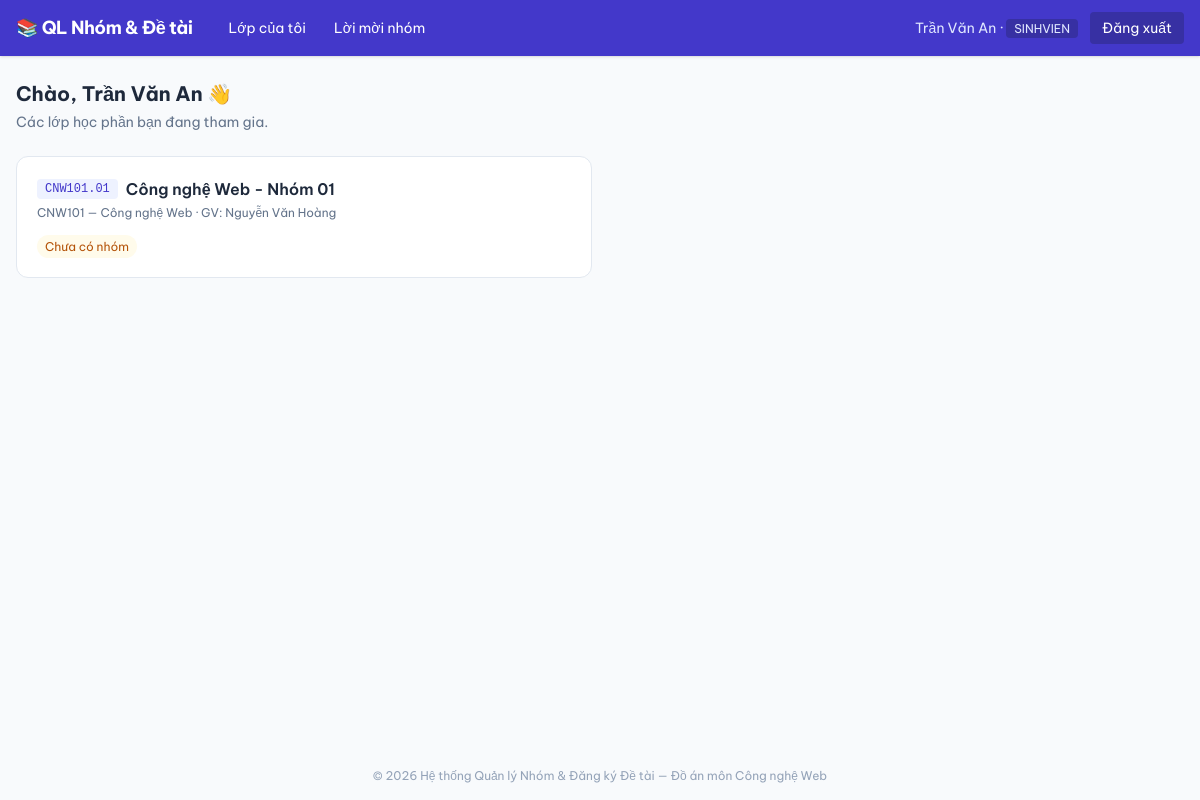
The app's page /sinhvien/dashboard.php (signed in) with its own data.
### tables this page shows
CREATE TABLE lop_hocphan (
    id INT AUTO_INCREMENT PRIMARY KEY,
    ma_lop VARCHAR(30) NOT NULL UNIQUE,
    ten_lop VARCHAR(150) NOT NULL,
    hocphan_id INT NOT NULL,
    giangvien_id INT DEFAULT NULL,
    hoc_ky VARCHAR(20) DEFAULT NULL COMMENT 'VD: HK1 2025-2026',
    si_so_nhom_toi_thieu INT NOT NULL DEFAULT 2,
    si_so_nhom_toi_da INT NOT NULL DEFAULT 5,
    han_dang_ky_nhom DATETIME DEFAULT NULL,
    created_at DATETIME DEFAULT CURRENT_TIMESTAMP,
    FOREIGN KEY (hocphan_id) REFERENCES hocphan(id) ON DELETE CASCADE,
    FOREIGN KEY (giangvien_id) REFERENCES users(id) ON DELETE SET NULL
);

CREATE TABLE hocphan (
    id INT AUTO_INCREMENT PRIMARY KEY,
    ma_hp VARCHAR(20) NOT NULL UNIQUE,
    ten_hp VARCHAR(200) NOT NULL,
    so_tin_chi INT DEFAULT 3
);

CREATE TABLE users (
    id INT AUTO_INCREMENT PRIMARY KEY,
    username VARCHAR(50) NOT NULL UNIQUE,
    password VARCHAR(255) NOT NULL,
    ho_ten VARCHAR(150) NOT NULL,
    email VARCHAR(150),
    mssv_mgv VARCHAR(50) COMMENT 'Mã số sinh viên hoặc mã giảng viên',
    role ENUM('admin','giangvien','sinhvien') NOT NULL,
    trang_thai ENUM('active','locked') NOT NULL DEFAULT 'active',
    created_at DATETIME DEFAULT CURRENT_TIMESTAMP
);

### includes/functions.php (called while the page is built, shortened)
<?php
function e(?string $str): string
{
    return htmlspecialchars($str ?? '', ENT_QUOTES, 'UTF-8');
}

### config/database.php (called while the page is built, shortened)
<?php
$DB_HOST = 'localhost';
$DB_NAME = 'qlnhom_detai';
$DB_USER = 'root';
$DB_PASS = '';
try {
    $mysqli = new mysqli($DB_HOST, $DB_USER, $DB_PASS, $DB_NAME);
    $mysqli->set_charset('utf8mb4');
} catch (mysqli_sql_exception $e) {
    die('Lỗi kết nối CSDL: ' . htmlspecialchars($e->getMessage()) .
        '<br>Hãy kiểm tra XAMPP (Apache + MySQL) đã bật, đã import file database/schema.sql, và PHP đang dùng là bản >= 8.1.');
}
function db_stmt(string $sql, array $params = []): mysqli_stmt
{
    global $mysqli;
    $stmt = $mysqli->prepare($sql);
    $stmt->execute($params);
    return $stmt;
}
function db_query(string $sql, array $params = []): array
{
    $stmt = db_stmt($sql, $params);
    $result = $stmt->get_result();
    $rows = $result ? $result->fetch_all(MYSQLI_ASSOC) : [];
    return $rows;
}

### sinhvien/dashboard.php (the view, shortened to what this page needs)
<?php
$sv_id = $_SESSION['user_id'];
$lops = db_query("
    SELECT l.*, h.ma_hp, h.ten_hp, u.ho_ten AS ten_gv,
      (SELECT n.id FROM thanhvien_nhom tv JOIN nhom n ON n.id=tv.nhom_id
       WHERE tv.sinhvien_id=? AND tv.trang_thai='da_xac_nhan' AND n.lop_id=l.id LIMIT 1) AS nhom_id
    FROM lop_hocphan l
    JOIN hocphan h ON h.id = l.hocphan_id
    LEFT JOIN users u ON u.id = l.giangvien_id
    JOIN lop_sinhvien ls ON ls.lop_id = l.id AND ls.sinhvien_id = ?
    ORDER BY l.created_at DESC
", [$sv_id, $sv_id]);
include __DIR__ . '/../includes/header.php';
?>
<h1 class="text-xl font-bold text-slate-800 mb-1">Chào, <?= e($_SESSION['ho_ten']) ?> 👋</h1>
<p class="text-sm text-slate-500 mb-6">Các lớp học phần bạn đang tham gia.</p>
<div class="grid md:grid-cols-2 gap-4">
  <?php foreach ($lops as $l): ?>
  <a href="<?= BASE_URL ?>/sinhvien/lop.php?id=<?= $l['id'] ?>" class="block bg-white border border-slate-200 rounded-xl p-5 hover:border-brand-400 hover:shadow-sm transition">
    <div class="flex items-center gap-2 mb-1">
      <span class="font-mono text-xs bg-brand-50 text-brand-700 px-2 py-0.5 rounded"><?= e($l['ma_lop']) ?></span>
      <span class="font-semibold text-slate-800"><?= e($l['ten_lop']) ?></span>
    </div>
    <div class="text-xs text-slate-500"><?= e($l['ma_hp']) ?> — <?= e($l['ten_hp']) ?> · GV: <?= e($l['ten_gv'] ?: 'chưa gán') ?></div>
    <div class="mt-3">
      <?php if ($l['nhom_id']): ?>
        <span class="text-xs px-2 py-1 rounded-full bg-emerald-50 text-emerald-700">✓ Đã có nhóm</span>
      <?php else: ?>
        <span class="text-xs px-2 py-1 rounded-full bg-amber-50 text-amber-700">Chưa có nhóm</span>
      <?php endif; ?>
    </div>
  </a>
  <?php endforeach; ?>
</div>
<?php include __DIR__ . '/../includes/footer.php'; ?>

### includes/header.php (style rules this page uses)
body { font-family:'Be Vietnam Pro',sans-serif; }

### records on screen
lop_hocphan: ma_lop "CNW101.01", ten_lop "Công nghệ Web - Nhóm 01", hocphan.ma_hp "CNW101", hocphan.ten_hp "Công nghệ Web", giangvien.ho_ten "Nguyễn Văn Hoàng"

### other values on screen
$user['ho_ten'] "Trần Văn An"
$user['role'] "SINHVIEN"
$_SESSION['ho_ten'] "Trần Văn An"
SITE_NAME "Hệ thống Quản lý Nhóm & Đăng ký Đề tài"
